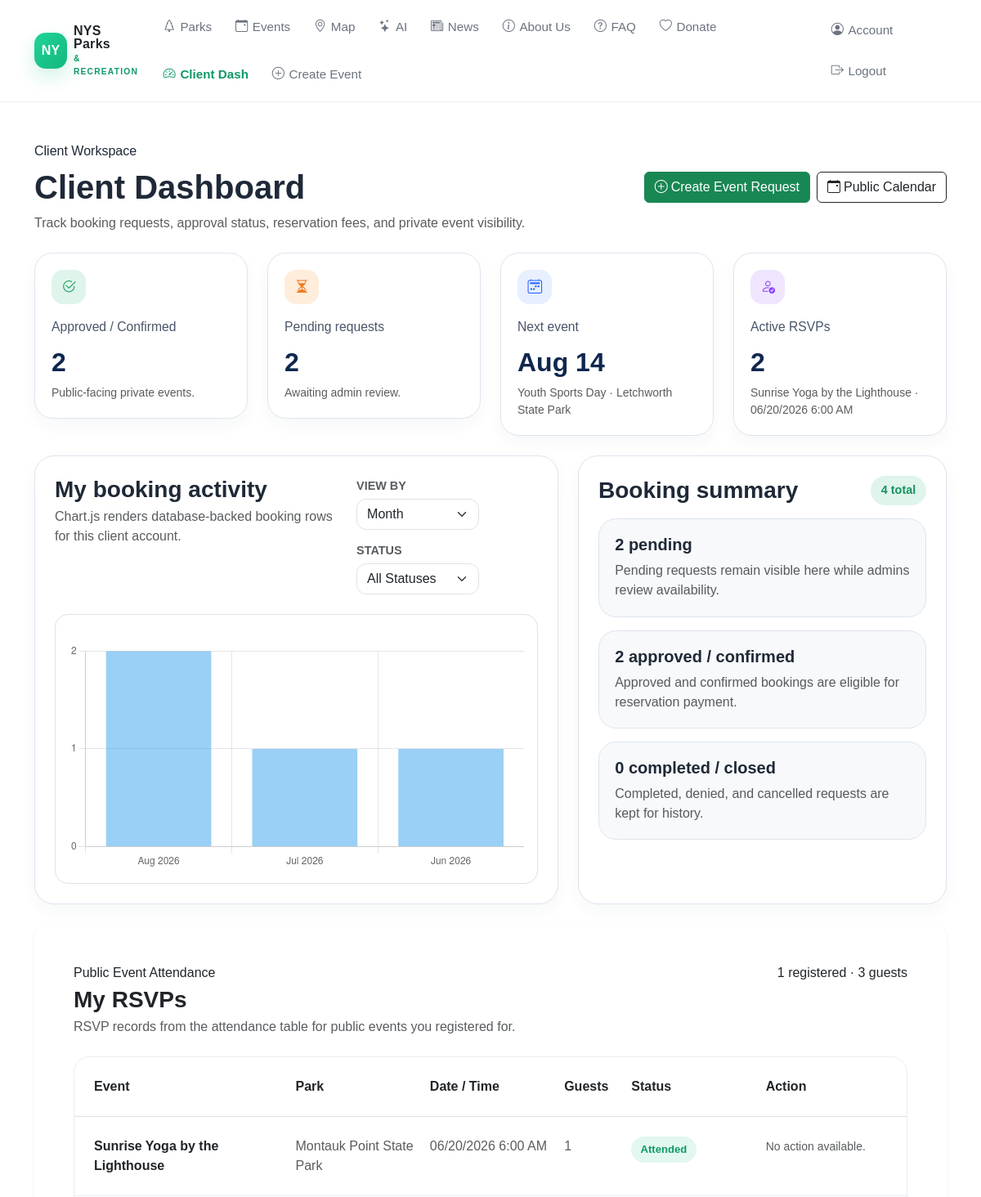
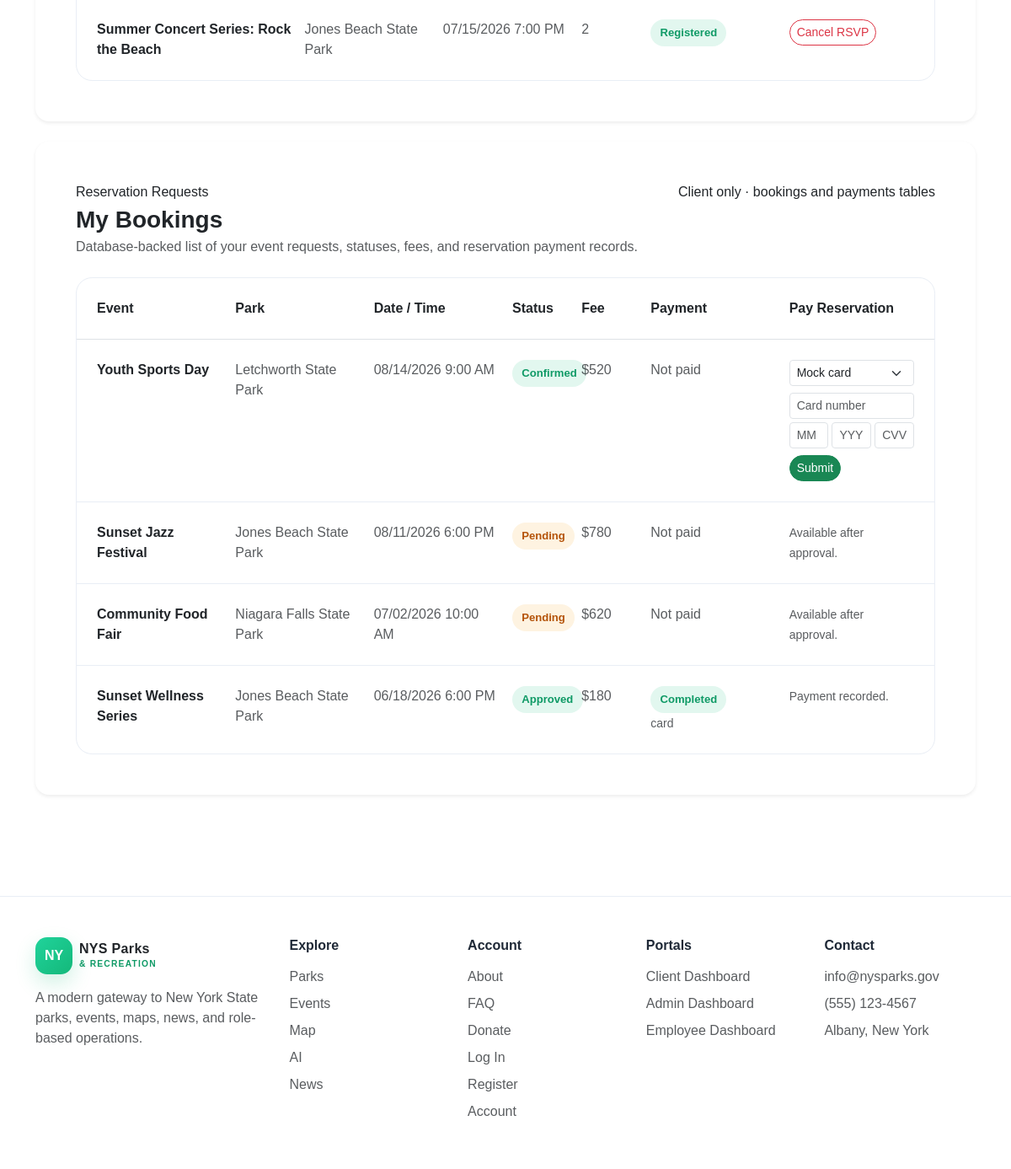
Screenshot of /client-dashboard.php (signed in) with the database file from the repository (2 pictures, top to bottom).
### tables this page shows
CREATE TABLE bookings (
    id INT AUTO_INCREMENT PRIMARY KEY,
    client_id INT NOT NULL,
    park_id INT NOT NULL,
    field_id INT NULL,
    event_id INT NULL,
    title VARCHAR(150) NOT NULL,
    booking_type VARCHAR(60) NOT NULL,
    attendee_email VARCHAR(255) NOT NULL,
    start_datetime DATETIME NOT NULL,
    end_datetime DATETIME NOT NULL,
    guest_count INT NOT NULL,
    requested_setup VARCHAR(120) NULL,
    event_description TEXT NOT NULL,
    special_requests TEXT NULL,
    reservation_fee DECIMAL(10,2) NOT NULL DEFAULT 0.00,
    booking_status ENUM('pending','approved','denied','cancelled','confirmed','completed') NOT NULL DEFAULT 'pending',
    reviewed_by INT NULL,
    reviewed_at DATETIME NULL,
    admin_notes TEXT NULL,
    created_at DATETIME NOT NULL DEFAULT CURRENT_TIMESTAMP,
    updated_at DATETIME NOT NULL DEFAULT CURRENT_TIMESTAMP ON UPDATE CURRENT_TIMESTAMP,
    CONSTRAINT fk_bookings_client FOREIGN KEY (client_id) REFERENCES users(id) ON DELETE CASCADE,
    CONSTRAINT fk_bookings_park FOREIGN KEY (park_id) REFERENCES parks(id) ON DELETE RESTRICT,
    CONSTRAINT fk_bookings_field FOREIGN KEY (field_id) REFERENCES fields(id) ON DELETE SET NULL,
    CONSTRAINT fk_bookings_event FOREIGN KEY (event_id) REFERENCES events(id) ON DELETE SET NULL,
    CONSTRAINT fk_bookings_reviewed_by FOREIGN KEY (reviewed_by) REFERENCES users(id) ON DELETE SET NULL,
    CONSTRAINT chk_bookings_dates CHECK (start_datetime < end_datetime),
    CONSTRAINT chk_bookings_guest_count CHECK (guest_count > 0),
    CONSTRAINT chk_bookings_fee CHECK (reservation_fee >= 0),
    UNIQUE KEY uq_bookings_event (event_id),
    INDEX idx_bookings_status_dates (booking_status, start_datetime),
    INDEX idx_bookings_client_status (client_id, booking_status),
    INDEX idx_bookings_park_dates (park_id, start_datetime),
    INDEX idx_bookings_reviewed_by (reviewed_by)
);

CREATE TABLE parks (
    id INT AUTO_INCREMENT PRIMARY KEY,
    name VARCHAR(150) NOT NULL UNIQUE,
    region VARCHAR(80) NOT NULL,
    park_type VARCHAR(60) NOT NULL,
    address_line VARCHAR(180) NOT NULL,
    city VARCHAR(80) NOT NULL,
    state CHAR(2) NOT NULL DEFAULT 'NY',
    zip_code VARCHAR(10) NOT NULL,
    hours VARCHAR(120) NOT NULL,
    total_fields INT NOT NULL DEFAULT 1,
    max_capacity INT NOT NULL DEFAULT 1,
    amenities TEXT NULL,
    description TEXT NOT NULL,
    image_url VARCHAR(255) NULL,
    image_alt VARCHAR(180) NULL,
    card_summary VARCHAR(255) NULL,
    latitude DECIMAL(9,6) NULL,
    longitude DECIMAL(9,6) NULL,
    is_featured TINYINT(1) NOT NULL DEFAULT 0,
    created_at DATETIME NOT NULL DEFAULT CURRENT_TIMESTAMP,
    updated_at DATETIME NOT NULL DEFAULT CURRENT_TIMESTAMP ON UPDATE CURRENT_TIMESTAMP,
    CONSTRAINT chk_parks_total_fields CHECK (total_fields >= 0),
    CONSTRAINT chk_parks_max_capacity CHECK (max_capacity > 0),
    INDEX idx_parks_region (region),
    INDEX idx_parks_type (park_type),
    INDEX idx_parks_featured (is_featured)
);

CREATE TABLE events (
    id INT AUTO_INCREMENT PRIMARY KEY,
    park_id INT NOT NULL,
    field_id INT NULL,
    title VARCHAR(150) NOT NULL,
    description TEXT NOT NULL,
    image_url VARCHAR(255) NULL,
    image_alt VARCHAR(180) NULL,
    card_summary VARCHAR(255) NULL,
    category VARCHAR(60) NOT NULL,
    event_type ENUM('public','private') NOT NULL DEFAULT 'public',
    start_datetime DATETIME NOT NULL,
    end_datetime DATETIME NOT NULL,
    capacity INT NOT NULL DEFAULT 1,
    fee_amount DECIMAL(10,2) NOT NULL DEFAULT 0.00,
    is_featured TINYINT(1) NOT NULL DEFAULT 0,
    event_status ENUM('draft','published','closed','cancelled','completed') NOT NULL DEFAULT 'published',
    created_by INT NULL,
    created_at DATETIME NOT NULL DEFAULT CURRENT_TIMESTAMP,
    updated_at DATETIME NOT NULL DEFAULT CURRENT_TIMESTAMP ON UPDATE CURRENT_TIMESTAMP,
    CONSTRAINT fk_events_park FOREIGN KEY (park_id) REFERENCES parks(id) ON DELETE RESTRICT,
    CONSTRAINT fk_events_field FOREIGN KEY (field_id) REFERENCES fields(id) ON DELETE SET NULL,
    CONSTRAINT fk_events_created_by FOREIGN KEY (created_by) REFERENCES users(id) ON DELETE SET NULL,
    CONSTRAINT chk_events_dates CHECK (start_datetime < end_datetime),
    CONSTRAINT chk_events_capacity CHECK (capacity > 0),
    CONSTRAINT chk_events_fee CHECK (fee_amount >= 0),
    INDEX idx_events_status_dates (event_status, start_datetime),
    INDEX idx_events_park_dates (park_id, start_datetime),
    INDEX idx_events_type_status_dates (event_type, event_status, start_datetime),
    INDEX idx_events_category (category),
    INDEX idx_events_featured (is_featured)
);

CREATE TABLE attendance (
    id INT AUTO_INCREMENT PRIMARY KEY,
    event_id INT NOT NULL,
    user_id INT NULL,
    attendee_email VARCHAR(255) NOT NULL,
    guest_count INT NOT NULL DEFAULT 1,
    attendance_status ENUM('registered','cancelled','attended','no_show') NOT NULL DEFAULT 'registered',
    registered_at DATETIME NOT NULL DEFAULT CURRENT_TIMESTAMP,
    checked_in_at DATETIME NULL,
    CONSTRAINT fk_attendance_event FOREIGN KEY (event_id) REFERENCES events(id) ON DELETE CASCADE,
    CONSTRAINT fk_attendance_user FOREIGN KEY (user_id) REFERENCES users(id) ON DELETE SET NULL,
    CONSTRAINT chk_attendance_guest_count CHECK (guest_count > 0),
    UNIQUE KEY uq_attendance_event_email (event_id, attendee_email),
    INDEX idx_attendance_event_status (event_id, attendance_status),
    INDEX idx_attendance_user (user_id),
    INDEX idx_attendance_email (attendee_email)
);

### client-dashboard.php (the view, shortened to what the rows shown need)
<?php
require 'bootstrap.php';
$user = require_role($db, 'client');
$stmt = $db->prepare("SELECT COUNT(*) FROM bookings WHERE client_id=? AND booking_status IN ('approved','confirmed')");
$stmt->execute([$user['id']]); $confirmedCount = (int)$stmt->fetchColumn();
$stmt = $db->prepare("SELECT COUNT(*) FROM bookings WHERE client_id=? AND booking_status='pending'");
$stmt->execute([$user['id']]); $pendingCount = (int)$stmt->fetchColumn();
$stmt = $db->prepare("SELECT b.*, p.name AS park_name FROM bookings b JOIN parks p ON p.id=b.park_id WHERE b.client_id=? AND booking_status IN ('approved','confirmed') AND start_datetime >= NOW() ORDER BY start_datetime ASC LIMIT 1");
$stmt->execute([$user['id']]); $nextBooking = $stmt->fetch();
$stmt = $db->prepare("SELECT b.*, p.name AS park_name,
    (SELECT py.payment_status FROM payments py WHERE py.booking_id=b.id AND py.payment_type='reservation' ORDER BY py.created_at DESC LIMIT 1) AS payment_status,
    (SELECT py.payment_method FROM payments py WHERE py.booking_id=b.id AND py.payment_type='reservation' ORDER BY py.created_at DESC LIMIT 1) AS payment_method
    FROM bookings b JOIN parks p ON p.id=b.park_id WHERE b.client_id=? ORDER BY b.start_datetime DESC");
$stmt->execute([$user['id']]); $bookings = $stmt->fetchAll();
$bookingChartRows = array_map(fn($b) => ['date' => substr((string)$b['start_datetime'], 0, 10), 'status' => $b['booking_status'], 'park' => $b['park_name'], 'title' => $b['title']], $bookings);
$stmt = $db->prepare("SELECT a.*, e.title, e.start_datetime, e.end_datetime, e.event_type, e.event_status, p.name AS park_name, p.region
    FROM attendance a
    JOIN events e ON e.id=a.event_id
    JOIN parks p ON p.id=e.park_id
    WHERE a.attendee_email=?
    ORDER BY CASE WHEN e.end_datetime >= NOW() THEN 0 ELSE 1 END, e.start_datetime ASC");
$stmt->execute([strtolower((string)$user['email'])]);
$rsvps = $stmt->fetchAll();
$activeRsvps = array_values(array_filter($rsvps, fn($r) => in_array($r['attendance_status'], ['registered','attended'], true) && strtotime((string)$r['end_datetime']) >= time()));
$nextRsvp = $activeRsvps[0] ?? null;
?>
<!DOCTYPE html>
<html lang="en">
<head>
  <link href="https://cdn.jsdelivr.net/npm/bootstrap@5.3.3/dist/css/bootstrap.min.css" rel="stylesheet" />
  <link rel="stylesheet" href="https://cdn.jsdelivr.net/npm/bootstrap-icons@1.11.3/font/bootstrap-icons.min.css" />
  <link rel="stylesheet" href="css/styles.css" />
</head>
<body data-page="client-dashboard">
  <main class="container py-5">
    <section class="d-flex flex-column flex-lg-row justify-content-between align-items-lg-center gap-3 mb-4">
      <div>
        <h1 class="display-6 fw-bold mb-2">Client Dashboard</h1>
      </div>
    </section>
    <section class="row g-4 mb-4">
      <div class="col-md-6 col-xl-3">
        <article class="admin-stat-card">
          <h2 class="admin-stat-value mb-0"><?= $confirmedCount ?></h2>
        </article>
      </div>
      <div class="col-md-6 col-xl-3">
        <article class="admin-stat-card">
          <h2 class="admin-stat-value mb-0"><?= $pendingCount ?></h2>
        </article>
      </div>
      <div class="col-md-6 col-xl-3">
        <article class="admin-stat-card">
          <span class="admin-stat-icon icon-blue"><i class="bi bi-calendar2-week"></i></span>
          <p class="admin-stat-label mb-1">Next event</p>
          <h2 class="admin-stat-value mb-0"><?= $nextBooking ? date('M d', strtotime($nextBooking['start_datetime'])) : '—' ?></h2>
          <p class="text-muted small mb-0"><?= $nextBooking ? e($nextBooking['title']) . ' · ' . e($nextBooking['park_name']) : 'No upcoming approved event.' ?></p>
        </article>
      </div>
      <div class="col-md-6 col-xl-3">
        <article class="admin-stat-card">
          <span class="admin-stat-icon icon-purple"><i class="bi bi-person-check"></i></span>
          <p class="admin-stat-label mb-1">Active RSVPs</p>
          <h2 class="admin-stat-value mb-0"><?= count($activeRsvps) ?></h2>
          <p class="text-muted small mb-0"><?= $nextRsvp ? e($nextRsvp['title']) . ' · ' . e(format_datetime($nextRsvp['start_datetime'])) : 'No upcoming public RSVPs.' ?></p>
        </article>
      </div>
    </section>
    <section class="row g-4 mb-4">
      <div class="col-lg-7">
        <article class="admin-panel h-100">
          <div class="d-flex flex-column flex-xl-row justify-content-between gap-3 mb-4">
            <div>
              <h2 class="h3 fw-bold mb-1">My booking activity</h2>
            </div>
          </div>
        </article>
      </div>
      <div class="col-lg-5">
        <article class="admin-panel h-100">
          <div class="d-flex justify-content-between align-items-center mb-3">
            <h2 class="h3 fw-bold mb-0">Booking summary</h2>
          </div>
        </article>
      </div>
    </section>
    <section class="card shadow-sm border-0 rounded-4 mb-4" id="my-rsvps">
      <div class="card-body p-4 p-lg-5">
        <div class="d-flex flex-column flex-lg-row justify-content-between gap-3 mb-4">
          <div>
            <h2 class="h3 fw-bold mb-1">My RSVPs</h2>
          </div>
        </div>
        <section class="list-shell mb-0">
          <?php foreach ($rsvps as $rsvp): ?>
          <?php $rsvpEnded = strtotime((string)$rsvp['end_datetime']) < time(); ?>
          <section class="list-row p-4">
            <section class="row g-3 align-items-start">
              <article class="col-lg-3 fw-semibold"><?= e($rsvp['title']) ?></article>
              <article class="col-lg-2 text-muted"><?= e($rsvp['park_name']) ?></article>
              <article class="col-lg-2 text-muted"><?= e(format_datetime($rsvp['start_datetime'])) ?></article>
              <article class="col-lg-1 text-muted"><?= (int)$rsvp['guest_count'] ?></article>
              <article class="col-lg-2"><span class="status-pill <?= booking_status_class($rsvp['attendance_status']) ?>"><?= e(ucfirst(str_replace('_',' ', $rsvp['attendance_status']))) ?></span></article>
              <article class="col-lg-2">
                <?php if ($rsvp['attendance_status'] === 'registered' && !$rsvpEnded): ?>
                  <form method="post">
                    <button class="btn btn-sm btn-outline-danger rounded-pill" type="submit" data-confirm="Cancel this RSVP?">Cancel RSVP</button>
                  </form>
                <?php elseif ($rsvpEnded): ?>
                  <span class="text-muted small">Event ended.</span>
                <?php else: ?>
                  <span class="text-muted small">No action available.</span>
                <?php endif; ?>
              </article>
            </section>
          </section>
          <?php endforeach; ?>
        </section>
      </div>
    </section>
    <section class="card shadow-sm border-0 rounded-4 mb-4">
      <div class="card-body p-4 p-lg-5">
        <div class="d-flex flex-column flex-lg-row justify-content-between gap-3 mb-4">
          <div>
            <h2 class="h3 fw-bold mb-1">My Bookings</h2>
          </div>
        </div>
        <section class="list-shell mb-0">
          <?php foreach ($bookings as $booking): ?>
          <section class="list-row p-4">
            <section class="row g-3 align-items-start">
              <article class="col-lg-2 fw-semibold"><?= e($booking['title']) ?></article>
              <article class="col-lg-2 text-muted"><?= e($booking['park_name']) ?></article>
              <article class="col-lg-2 text-muted"><?= date('m/d/Y g:i A', strtotime($booking['start_datetime'])) ?></article>
              <article class="col-lg-1"><span class="status-pill <?= booking_status_class($booking['booking_status']) ?>"><?= e(ucfirst($booking['booking_status'])) ?></span></article>
              <article class="col-lg-1 text-muted">$<?= number_format((float)$booking['reservation_fee'], 0) ?></article>
              <article class="col-lg-2 text-muted">
                <?php if ($booking['payment_status']): ?>
                  <span class="status-pill <?= booking_status_class($booking['payment_status']) ?>"><?= e(ucfirst($booking['payment_status'])) ?></span><br />
                  <small><?= e(str_replace('_',' ', (string)$booking['payment_method'])) ?></small>
                <?php else: ?>
                  Not paid
                <?php endif; ?>
              </article>
              <article class="col-lg-2">
                <?php if (!$booking['payment_status'] && in_array($booking['booking_status'], ['approved','confirmed'], true)): ?>
                  <form method="post" class="small reservation-pay-form">
                    <select name="payment_method" class="form-select form-select-sm mb-2 reservation-method">
                      <option value="card">Mock card</option>
                    </select>
                    <div class="reservation-card-fields">
                      <input name="card_number" class="form-control form-control-sm mb-1" placeholder="Card number" />
                      <section class="d-flex gap-1">
                        <input name="exp_month" class="form-control form-control-sm" placeholder="MM" />
                        <input name="exp_year" class="form-control form-control-sm" placeholder="YYYY" />
                        <input name="cvv" class="form-control form-control-sm" placeholder="CVV" />
                      </section>
                    </div>
                    <button class="btn btn-sm btn-success rounded-pill mt-2" type="submit">Submit</button>
                  </form>
                <?php elseif (!$booking['payment_status']): ?>
                  <span class="text-muted small">Available after approval.</span>
                <?php else: ?>
                  <span class="text-muted small">Payment recorded.</span>
                <?php endif; ?>
              </article>
            </section>
          </section>
          <?php endforeach; ?>
        </section>
      </div>
    </section>
  </main>
  <footer class="footer-shell py-5 mt-5">
    <section class="container">
      <section class="footer-five">
        <article class="footer-block">
          <h2 class="h6 fw-bold mb-3">Explore</h2>
        </article>
        <article class="footer-block">
          <h2 class="h6 fw-bold mb-3">Account</h2>
        </article>
        <article class="footer-block">
          <h2 class="h6 fw-bold mb-3">Portals</h2>
        </article>
        <article class="footer-block">
          <h2 class="h6 fw-bold mb-3">Contact</h2>
        </article>
      </section>
    </section>
  </footer>
  <script>
    window.initClientBookingChart(<?= json_encode($bookingChartRows, JSON_HEX_TAG|JSON_HEX_APOS|JSON_HEX_QUOT|JSON_HEX_AMP) ?>);
    window.initReservationPaymentForms();
  </script>
</body>
</html>

### rows the page displays
bookings: start_datetime "Aug 14", title "Youth Sports Day", park.name "Letchworth State Park", start_datetime "08/14/2026 9:00 AM", booking_status "Confirmed", reservation_fee "520", shows "Not paid"
events: title "Sunrise Yoga by the Lighthouse", start_datetime "06/20/2026 6:00 AM"
attendance: event.title "Sunrise Yoga by the Lighthouse", parks.name "Montauk Point State Park", event.start_datetime "06/20/2026 6:00 AM", guest_count "1", attendance_status "Attended", shows "No action available."
attendance: event.title "Summer Concert Series: Rock the Beach", parks.name "Jones Beach State Park", event.start_datetime "07/15/2026 7:00 PM", guest_count "2", attendance_status "Registered"
bookings: title "Sunset Jazz Festival", park.name "Jones Beach State Park", start_datetime "08/11/2026 6:00 PM", booking_status "Pending", reservation_fee "780", shows "Not paid", shows "Available after approval."
bookings: title "Community Food Fair", park.name "Niagara Falls State Park", start_datetime "07/02/2026 10:00 AM", booking_status "Pending", reservation_fee "620", shows "Not paid", shows "Available after approval."
bookings: title "Sunset Wellness Series", park.name "Jones Beach State Park", start_datetime "06/18/2026 6:00 PM", booking_status "Approved", reservation_fee "180", payment_status "Completed", payment_method "card", shows "Payment recorded."

### other values shown
$confirmedCount "2"
$pendingCount "2"
count($activeRsvps) "2"
count($bookings) "4"
$bookingStatusCounts['pending'] "2"
$registeredRsvpCount "1"
$rsvpGuestTotal "3"
